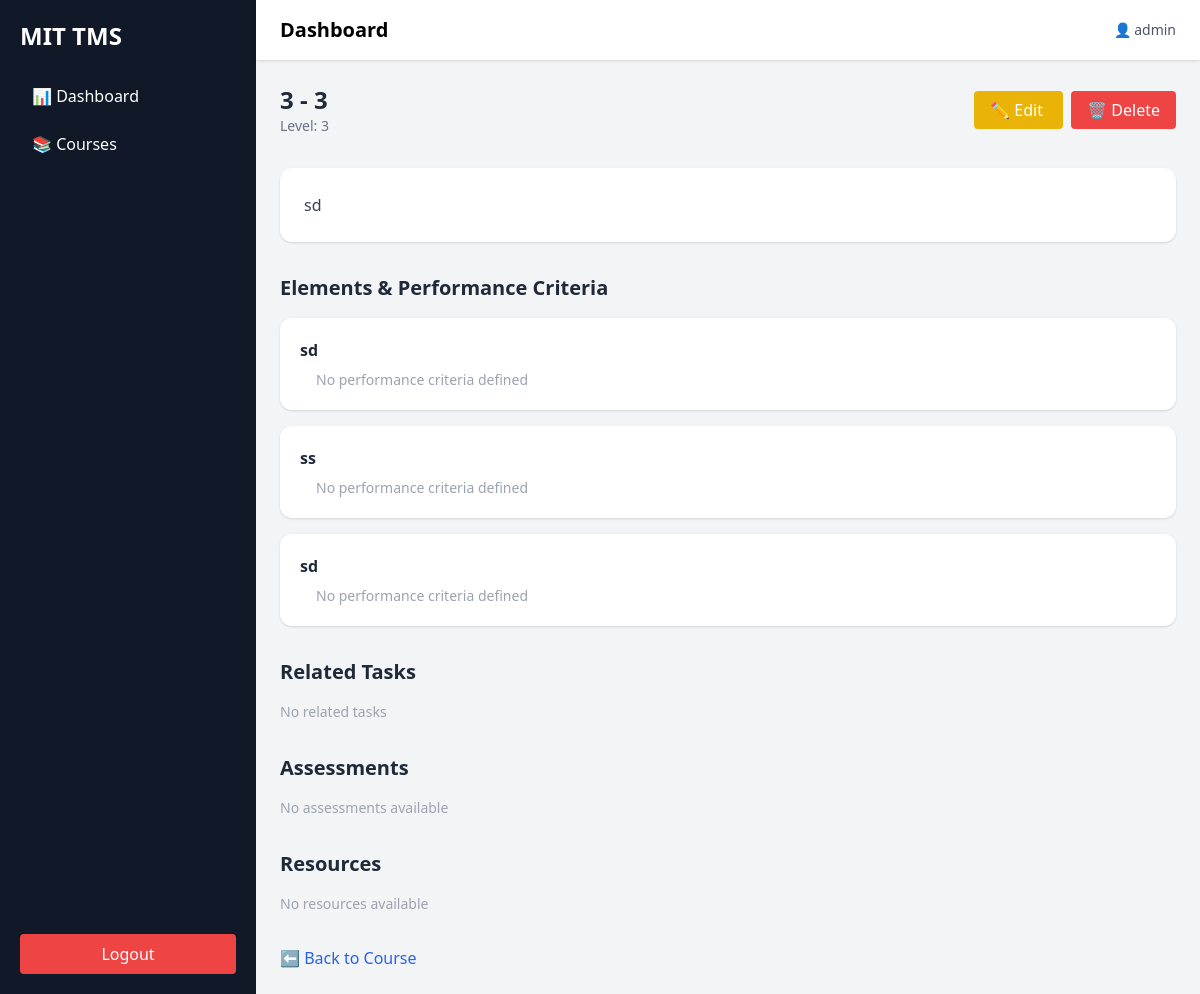
Screenshot of /app/courses/units/2/ (signed in) with the database file from the repository.
### apps/courses/models.py (models this page shows, shortened)
class Unit(models.Model):
    course = models.ForeignKey(Course, on_delete=models.CASCADE, related_name="units")
    code = models.CharField(max_length=20)
    title = models.CharField(max_length=255)
    description = models.TextField()
    level = models.IntegerField(null=True, blank=True)
    class Meta:
        unique_together = ['course', 'code']

class Element(models.Model):
    unit = models.ForeignKey(Unit, on_delete=models.CASCADE, related_name="elements")
    title = models.CharField(max_length=255)

### apps/courses/views.py (the view)
# urls.py: path('units/<int:pk>/', UnitDetailView.as_view(), name='unit_detail'),
class UnitDetailView(LoginRequiredMixin, DetailView):
    model = Unit
    template_name = "courses/unit_detail.html"
    context_object_name = "unit"

### templates/courses/unit_detail.html
{% extends 'base.html' %}
{% block content %}
<div class="max-w-6xl mx-auto space-y-8">
    <div class="flex justify-between items-center">
        <div>
            <h2 class="text-2xl font-bold text-gray-800">
                {{ unit.code }} - {{ unit.title }}
            </h2>
            <p class="text-sm text-gray-500">
                Level: {{ unit.level|default:"-" }}
            </p>
        </div>
        <div class="space-x-2">
            <a href="{% url 'unit_update' unit.pk %}"
               class="bg-yellow-500 text-white px-4 py-2 rounded hover:bg-yellow-600 transition">
                ✏️ Edit
            </a>
            <a href="{% url 'unit_delete' unit.pk %}"
               class="bg-red-500 text-white px-4 py-2 rounded hover:bg-red-600 transition">
                🗑 Delete
            </a>
        </div>
    </div>
    <div class="bg-white shadow rounded-xl p-6">
        <p class="text-gray-700 leading-relaxed">
            {{ unit.description|default:"No description available" }}
        </p>
    </div>
<div>
    <h3 class="text-xl font-semibold text-gray-800 mb-4">
        Elements & Performance Criteria
    </h3>
    {% for element in unit.elements.all %}
        <div class="bg-white shadow rounded-xl p-5 mb-4">
            <p class="font-semibold text-gray-800 mb-2">
                {{ element.title }}
            </p>
            {% if element.criteria.all %}
                <ul class="ml-4 space-y-1 text-sm text-gray-600">
                    {% for pc in element.criteria.all %}
                        <li class="flex items-start gap-2">
                            <span class="text-gray-400">•</span>
                            <span>{{ pc.description }}</span>
                        </li>
                    {% endfor %}
                </ul>
            {% else %}
                <p class="text-gray-400 text-sm ml-4">
                    No performance criteria defined
                </p>
            {% endif %}
        </div>
    {% empty %}
        <div class="text-gray-500 text-center p-6 bg-white rounded shadow">
            No elements available
        </div>
    {% endfor %}
</div>
    <div>
        <h3 class="text-xl font-semibold text-gray-800 mb-4">
            Related Tasks
        </h3>
        {% for task in unit.task_set.all %}
            <div class="bg-white shadow rounded-xl p-4 mb-3 flex justify-between items-center">
                <div>
                    <p class="font-medium text-gray-800">
                        {{ task.title }}
                    </p>
                    <p class="text-sm text-gray-500">
                        {{ task.duration_hours }} hrs
                    </p>
                </div>
                <span class="text-xs bg-green-100 text-green-700 px-2 py-1 rounded">
                    Task
                </span>
            </div>
        {% empty %}
            <p class="text-gray-400 text-sm">No related tasks</p>
        {% endfor %}
    </div>
    <div>
        <h3 class="text-xl font-semibold text-gray-800 mb-4">
            Assessments
        </h3>
        {% for assessment in unit.course.assessment_set.all %}
            <div class="bg-white shadow rounded-xl p-4 mb-3">
                <p class="font-medium text-gray-800">
                    {{ assessment.title }}
                </p>
                <p class="text-sm text-gray-500">
                    {{ assessment.type }} | {{ assessment.max_marks }} Marks
                </p>
            </div>
        {% empty %}
            <p class="text-gray-400 text-sm">No assessments available</p>
        {% endfor %}
    </div>
    <div>
        <h3 class="text-xl font-semibold text-gray-800 mb-4">
            Resources
        </h3>
        {% for resource in unit.course.resource_set.all %}
            <div class="bg-white shadow rounded-xl p-4 mb-3">
                <p class="font-medium text-gray-800">
                    {{ resource.name }}
                </p>
                <p class="text-sm text-gray-500">
                    {{ resource.type }}
                </p>
            </div>
        {% empty %}
            <p class="text-gray-400 text-sm">No resources available</p>
        {% endfor %}
    </div>
    <div>
        <a href="{% url 'course_detail' unit.course.pk %}"
           class="text-blue-600 hover:underline">
            ⬅ Back to Course
        </a>
    </div>
</div>
{% endblock %}

### templates/base.html (shortened to what this page needs)
{% load static %}
<!DOCTYPE html>
<html lang="en">
<head>
    <script src="https://cdn.tailwindcss.com"></script>
</head>
<body class="bg-gray-100">
<div class="flex min-h-screen">
    <aside class="w-64 bg-gray-900 text-white p-5 flex flex-col">
        <h2 class="text-2xl font-bold mb-6">MIT TMS</h2>
        <nav class="space-y-2 flex-1">
            <a href="{% url 'dashboard' %}"
               class="block px-3 py-2 rounded hover:bg-gray-700">
                📊 Dashboard
            </a>
            <a href="{% url 'course_list' %}"
               class="block px-3 py-2 rounded hover:bg-gray-700">
                📚 Courses
            </a>
        </nav>
        <form method="post" action="{% url 'logout' %}">
            <button class="w-full bg-red-500 py-2 rounded hover:bg-red-600">
                Logout
            </button>
        </form>
    </aside>
    <div class="flex-1 flex flex-col">
        <header class="bg-white shadow px-6 py-4 flex justify-between items-center">
            <h1 class="text-xl font-semibold">
                {% block page_title %}Dashboard{% endblock %}
            </h1>
            <div class="text-sm text-gray-600">
                👤 {{ request.user.username }}
            </div>
        </header>
        <main class="p-6">
            {% block content %}
            {% endblock %}
        </main>
    </div>
</div>
</body>
</html>

### rows the page displays
Unit: code "3", title "3", level "3", description "sd"
Element: title "sd", shows "No performance criteria defined"
Element: title "ss", shows "No performance criteria defined"
Element: title "sd", shows "No performance criteria defined"

### other values shown
{{ request.user.username }} "admin"
